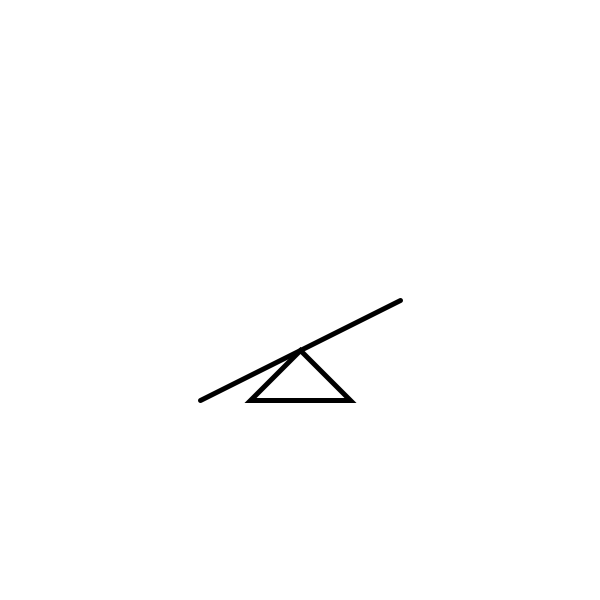
Frame 1 (no input)
Frame 60 (the mouse pressed at the canvas centre just before this capture): identical to frame 1, image omitted
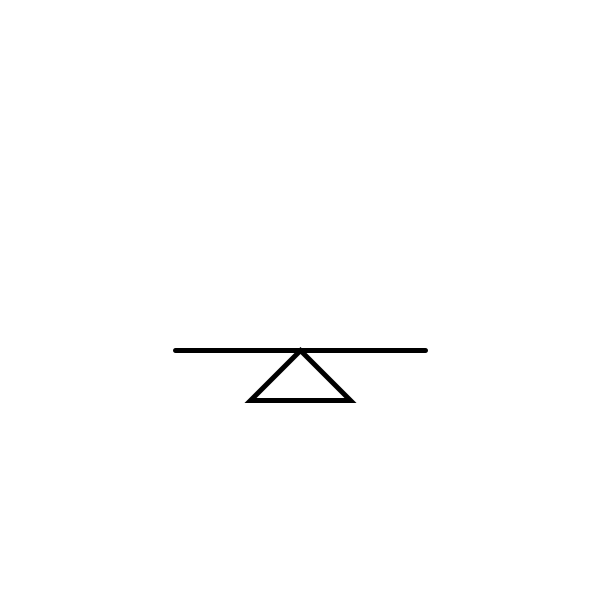
Frame 120 (the mouse held since frame 60 and released just before this capture)

The Processing sketch that drew these frames (run headless with seeded random() and noise(); from frame 60 on, the mouse is pressed at the canvas centre):

// Processing sketch: Gangorra
// ── Gangorra.pde
final int ESQUERDA = 0;
final int MEIO_ED = 1;
final int DIREITA = 2;
final int MEIO_DE = 3;

int estadoGangorra = ESQUERDA;
int tempo = 0;

void setup(){
  size(600,600);
  strokeWeight(5);
}

void draw(){
 mostraGangorra(estadoGangorra);
 println(estadoGangorra, tempo);
 MEFGangorra();
 tempo++;
}

void MEFGangorra(){
  if(estadoGangorra == ESQUERDA && tempo>=60){
    estadoGangorra = MEIO_ED;
    tempo = 0;
  }
  
  if(estadoGangorra == MEIO_ED && tempo>=60){
    estadoGangorra = DIREITA;
    tempo = 0;
  }
  
  if(estadoGangorra == DIREITA && tempo>=60){
    estadoGangorra = MEIO_DE;
    tempo = 0;
  }
  
  if(estadoGangorra == MEIO_DE && tempo>=60){
    estadoGangorra = ESQUERDA;
    tempo = 0;
  }
}

void mostraGangorra(int estado){
  background(255);
  triangle(250,400,300,350,350,400);
  switch(estado){
    case ESQUERDA:
      line(200,400,400,300);
    break;
    case MEIO_ED:
    case MEIO_DE:
      line(175,350,425,350);
    break;
    case DIREITA:
      line(200,300,400,400);
    break;
  }
}
